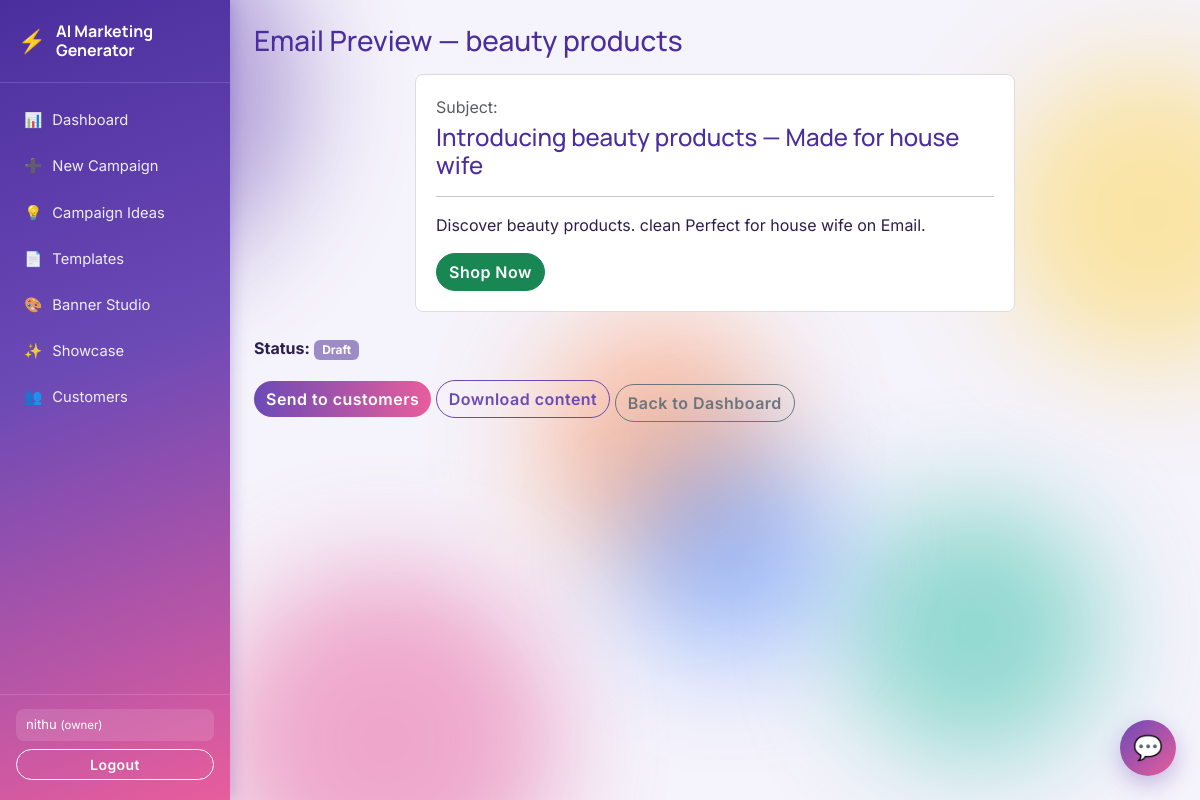
The page /campaign/1/preview (signed in) on the database its author committed.
### models.py (models this page shows)
class User(db.Model, UserMixin):
    id = db.Column(db.Integer, primary_key=True)
    username = db.Column(db.String(100), unique=True, nullable=False)
    password = db.Column(db.String(200), nullable=False)
    role = db.Column(db.String(20), nullable=False)  # 'owner' or 'manager'
    email = db.Column(db.String(150))
    phone_number = db.Column(db.String(20))
    is_verified = db.Column(db.Boolean, default=False)
    otp_code = db.Column(db.String(6))
    otp_expiry = db.Column(db.DateTime)

class Campaign(db.Model):
    id = db.Column(db.Integer, primary_key=True)
    owner_id = db.Column(db.Integer, db.ForeignKey('user.id'), nullable=False)
    product_name = db.Column(db.String(150), nullable=False)
    description = db.Column(db.Text, nullable=False)
    target_audience = db.Column(db.String(150))
    platform = db.Column(db.String(50))
    goal = db.Column(db.String(100))
    tone = db.Column(db.String(50))
    marketing_type = db.Column(db.String(50))
    language = db.Column(db.String(20), default='English')
    content_mode = db.Column(db.String(20), default='AI')  # 'AI' or 'Template'
    banner_headline = db.Column(db.String(200))
    banner_subtext = db.Column(db.String(200))
    status = db.Column(db.String(20), default='Draft')
    created_at = db.Column(db.DateTime, default=datetime.utcnow)
    variations = db.relationship('ContentVariation', backref='campaign', lazy=True, cascade="all, delete-orphan")
    approval = db.relationship('Approval', backref='campaign', uselist=False, cascade="all, delete-orphan")

class ContentVariation(db.Model):
    id = db.Column(db.Integer, primary_key=True)
    campaign_id = db.Column(db.Integer, db.ForeignKey('campaign.id'), nullable=False)
    headline = db.Column(db.String(200))
    caption = db.Column(db.Text)
    cta = db.Column(db.String(100))
    sentiment_score = db.Column(db.Float)
    is_recommended = db.Column(db.Boolean, default=False)

### app.py (the view)
@app.route('/campaign/<int:campaign_id>/preview', methods=['GET', 'POST'])
@login_required
def email_preview(campaign_id):
    campaign = Campaign.query.get_or_404(campaign_id)
    selected = ContentVariation.query.filter_by(campaign_id=campaign.id, is_recommended=True).first()
    if request.method == 'POST':
        success, message = _send_campaign_now(campaign, selected)
        flash(message, 'success' if success else 'warning')
        return redirect(url_for('owner_dashboard'))
    return render_template('email_preview.html', campaign=campaign, selected=selected)

### app.py (called while the page is built)
@login_manager.user_loader
def load_user(user_id):
    return User.query.get(int(user_id))

### templates/email_preview.html (shortened to what this page needs)
{% extends 'base.html' %}
{% block content %}
<h3 class="mb-3">Email Preview — {{ campaign.product_name }}</h3>
{% if selected %}
<div class="email-preview mb-4">
    <p class="text-muted mb-1">Subject:</p>
    <h4>{{ selected.headline }}</h4>
    <hr>
    <p>{{ selected.caption }}</p>
    <button class="btn btn-success">{{ selected.cta }}</button>
</div>
{% else %}
<p class="text-muted">No content selected yet.</p>
{% endif %}
<p><b>Status:</b> <span class="badge bg-secondary">{{ campaign.status }}</span></p>
{% if campaign.status == 'Draft' %}
<form method="POST" class="d-inline">
    <button type="submit" class="btn btn-primary">Send to customers</button>
</form>
{% endif %}
<a href="{{ url_for('download_content', campaign_id=campaign.id) }}" class="btn btn-outline-primary">Download content</a>
<a href="{{ url_for('owner_dashboard') }}" class="btn btn-outline-secondary mt-2">Back to Dashboard</a>
{% endblock %}

### templates/base.html (shortened to what this page needs)
<!DOCTYPE html>
<html lang="en">
<head>
    <link href="https://cdn.jsdelivr.net/npm/bootstrap@5.3.0/dist/css/bootstrap.min.css" rel="stylesheet">
    <link rel="stylesheet" href="{{ url_for('static', filename='css/style.css') }}">
</head>
<body>
<div class="bg-blobs" aria-hidden="true">
    <span class="blob blob-1"></span>
    <span class="blob blob-2"></span>
    <span class="blob blob-3"></span>
    <span class="blob blob-4"></span>
    <span class="blob blob-5"></span>
    <span class="blob blob-6"></span>
</div>
<div class="app-shell">
    {% if current_user.is_authenticated %}
    <aside class="sidebar">
        <div class="sidebar-brand">
            <span class="brand-mark">⚡</span>
            <span class="brand-text">AI Marketing<br>Generator</span>
        </div>
        <nav class="sidebar-nav">
            <a href="{{ url_for('owner_dashboard') if current_user.role == 'owner' else url_for('manager_dashboard') }}"><span>📊</span> Dashboard</a>
            <a href="{{ url_for('campaign_input') }}"><span>➕</span> New Campaign</a>
            <a href="{{ url_for('campaign_ideas') }}"><span>💡</span> Campaign Ideas</a>
            <a href="{{ url_for('templates_gallery') }}"><span>📄</span> Templates</a>
            {% if current_user.role == 'owner' %}
            <a href="{{ url_for('banner_studio') }}"><span>🎨</span> Banner Studio</a>
            {% endif %}
            <a href="{{ url_for('showcase') }}"><span>✨</span> Showcase</a>
            {% if current_user.role == 'owner' %}
            <a href="{{ url_for('manage_customers') }}"><span>👥</span> Customers</a>
            {% endif %}
        </nav>
        <div class="sidebar-footer">
            <div class="user-chip">{{ current_user.username }} <small>({{ current_user.role }})</small></div>
            <a href="{{ url_for('logout') }}" class="btn btn-sm btn-outline-light w-100 mt-2">Logout</a>
        </div>
    </aside>
    <div id="askAiWidget">
        <button id="askAiToggle" type="button" aria-label="Ask AI marketing helper">💬</button>
    </div>
    {% else %}
    <div class="guest-topbar">
        <span class="brand-mark">⚡</span> AI Marketing Generator
    </div>
    {% endif %}
    <div class="main-area">
        <div class="container-fluid mt-4 px-4">
            {% block content %}{% endblock %}
        </div>
    </div>
</div>
</body>
</html>

### static/css/style.css (style rules this page uses)
:root { --brand-purple: #6C4AB6; --brand-purple-dark: #4B2E9E; --brand-purple-light: #EEE8FB; --brand-accent: #FFD54F; --brand-pink: #E85D9C; --brand-teal: #2FBFA6; --brand-orange: #FF8A4C; --brand-blue: #4C8CFF; }
body { background-color: #f5f3fb; font-family: 'Inter', sans-serif; color: #2b1f4d; min-height: 100vh; overflow-x: hidden; }
.bg-blobs { position: fixed; inset: 0; z-index: 0; overflow: hidden; pointer-events: none; }
.blob { position: absolute; border-radius: 50%; filter: blur(55px); opacity: 0.5; }
.blob-1 { width: 380px; height: 380px; top: -100px; left: -80px; background: var(--brand-purple); animation: floatBlob1 16s ease-in-out infinite; }
.blob-2 { width: 300px; height: 300px; top: 8%; right: -100px; background: var(--brand-accent); animation: floatBlob2 20s ease-in-out infinite; }
.blob-3 { width: 340px; height: 340px; bottom: -110px; left: 18%; background: var(--brand-pink); animation: floatBlob3 18s ease-in-out infinite; }
.blob-4 { width: 260px; height: 260px; bottom: 5%; right: 8%; background: var(--brand-teal); animation: floatBlob1 22s ease-in-out infinite reverse; }
.blob-5 { width: 240px; height: 240px; top: 40%; left: 45%; background: var(--brand-orange); animation: floatBlob2 24s ease-in-out infinite reverse; }
.blob-6 { width: 220px; height: 220px; top: 55%; right: 30%; background: var(--brand-blue); animation: floatBlob3 19s ease-in-out infinite; }
nav, main, .container, .app-shell { position: relative; z-index: 1; }
.app-shell { display: flex; min-height: 100vh; }
.sidebar { width: 230px; flex-shrink: 0; background: linear-gradient(160deg, var(--brand-purple-dark) 0%, var(--brand-purple) 45%, var(--brand-pink) 100%); color: #fff; display: flex; flex-direction: column; position: sticky; top: 0; height: 100vh; box-shadow: 3px 0 14px rgba(75, 46, 158, 0.25); }
.sidebar-brand { display: flex; align-items: center; gap: 10px; padding: 22px 18px; font-family: 'Manrope', sans-serif; font-weight: 700; font-size: 1rem; border-bottom: 1px solid rgba(255,255,255,0.15); line-height: 1.2; }
.brand-mark { font-size: 1.4rem; }
.sidebar-nav { flex: 1; padding: 16px 10px; display: flex; flex-direction: column; gap: 4px; }
.sidebar-nav a { color: rgba(255,255,255,0.9); text-decoration: none; padding: 10px 14px; border-radius: 10px; font-size: 0.92rem; display: flex; align-items: center; gap: 10px; transition: background 0.15s ease, transform 0.1s ease; }
.sidebar-footer { padding: 14px 16px 20px; border-top: 1px solid rgba(255,255,255,0.15); }
.user-chip { font-size: 0.82rem; background: rgba(255,255,255,0.12); padding: 6px 10px; border-radius: 8px; }
.main-area { flex: 1; min-width: 0; }
h1, h2, h3, h4, h5 { font-family: 'Manrope', 'Inter', sans-serif; color: var(--brand-purple-dark); }
.float-heading, h3.mb-1, h3.mb-3 { animation: floatText 3.5s ease-in-out infinite; }
.btn-primary { background: linear-gradient(90deg, var(--brand-purple), var(--brand-pink)); border: none; }
.btn-outline-primary { color: var(--brand-purple); border-color: var(--brand-purple); }
.badge.bg-secondary { background-color: #9c8bc7 !important; }
.email-preview { background: #fff; border: 1px solid #ddd; border-radius: 8px; padding: 20px; max-width: 600px; margin: auto; }
.btn { border-radius: 999px; font-weight: 600; letter-spacing: 0.03em; }
#askAiWidget { position: fixed; bottom: 24px; right: 24px; z-index: 50; }
#askAiToggle { width: 56px; height: 56px; border-radius: 50%; background: linear-gradient(135deg, var(--brand-purple), var(--brand-pink)); color: #fff; border: none; font-size: 24px; box-shadow: 0 8px 22px rgba(108, 74, 182, 0.35); cursor: pointer; }

### rows shown on the page
User: username "nithu", role "owner"
Campaign: product_name "beauty products", status "Draft"
ContentVariation: headline "Introducing beauty products — Made for house wife", caption "Discover beauty products. clean Perfect for house wife on Email.", cta "Shop Now"
